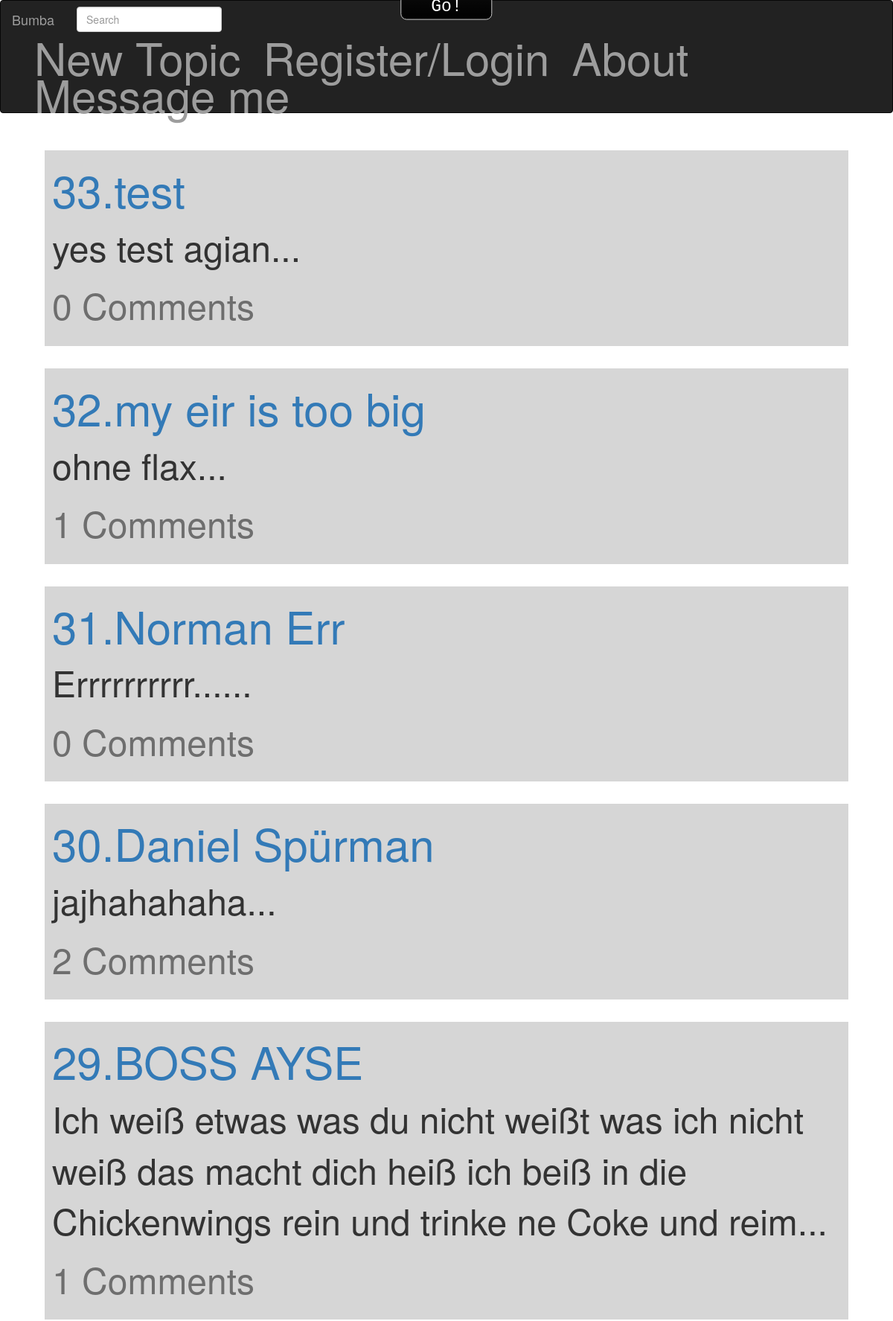
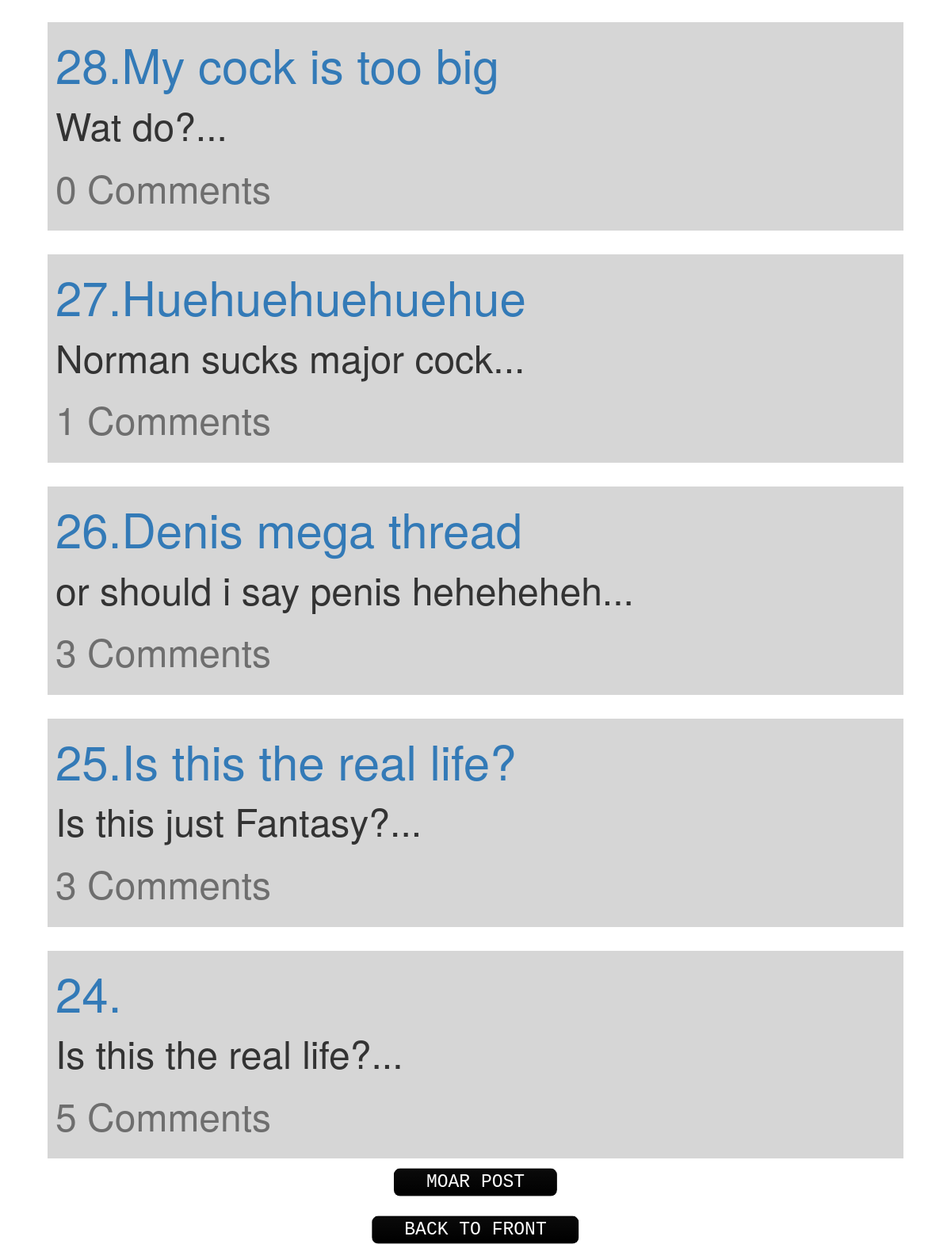
Screenshot of /bumba/index.php with the database file from the repository (2 pictures, top to bottom).
### tables this page shows
CREATE TABLE IF NOT EXISTS `user_post` (
`id` int(11) NOT NULL,
  `title` varchar(30) NOT NULL,
  `body` text NOT NULL,
  `time` timestamp NOT NULL DEFAULT CURRENT_TIMESTAMP ON UPDATE CURRENT_TIMESTAMP
);

### bumba/config/setup.php (called while the page is built, shortened)
<?php
require_once('css.php');
?>

### bumba/index.php (the view, shortened to what this page needs)
<?php require_once('config/setup.php');?>
<!DOCTYPE html>
<html>
	<head>
		<?php include('templates/header.php');?>
	</head>
	<body>
		<div class="container">
			<?php
				if(isset($_GET['number'])){
					$number = $_GET['number'];
					$query = "SELECT * FROM user_post WHERE id<{$number} ORDER BY id DESC LIMIT 10";
				}
				else{
				$query = "SELECT * FROM user_post ORDER BY id DESC LIMIT 10";
				}
				$statement = $db->query($query);
					while($r = $statement->fetch()) {
						$title = $r['title'];
						$body = $r['body'];
						$id = $r['id'];
						$short_body = substr(strip_tags($body), 0, 200);
						$commentcountsql = "SELECT COUNT(original_id) as total FROM post_comment WHERE original_id={$id}";
						$result = $db->prepare($commentcountsql);
						$result->execute();
						$number_of_rows = $result->fetchColumn();
						if(isset($id)){
						echo '<div class="box">';
						echo sprintf('<a href="post.php?id=%s">%s.%s</a><br>',$id,$id, $title);
						echo sprintf('  <p id="subtittle">%s...</p>',$short_body);
						echo sprintf ('<p class="commentamount">%s Comments</p>',$number_of_rows);
						echo '</div>';
						}
					}
			 	if(isset($id)){
						echo sprintf('<a class="btn" href="index.php?number=%s">MOAR POST</a><br>',$id);
						echo sprintf('<br><br><a class="btn" href="index.php">BACK TO FRONT</a>');
						}else{
									echo sprintf('<br><p class="alert">No more posts available</p><br>');
						echo sprintf('<br><br><a class="btn" href="index.php">BACK TO FRONT</a>');
						}
				?>
		</div>
	</body>
</html>

### bumba/config/css.php (shortened to what this page needs)
<link rel="stylesheet" type="text/css" href="/bumba/css/bootstrap.min.css">
<link rel="stylesheet" type="text/css" href="/bumba/css/style.css">

### bumba/templates/header.php (shortened to what this page needs)
<nav class="navbar navbar-inverse">
  <div class="container-fluid">
    <div class="navbar-header">
      <a class="navbar-brand" href="/bumba">Bumba</a>
    </div>
    <div class="collapse navbar-collapse" id="bs-example-navbar-collapse-1">
      <form class="navbar-form navbar-left" role="search">
        <div class="form-group">
          <input type="text" class="form-control" placeholder="Search">
        </div>
        <button type="submit" class="btn btn-default">Go!</button>
      </form>
      <ul class="nav navbar-nav navbar-right">
		<li><a href="post">New Topic</a></li>
		<li><a href="#">Register/Login</a></li>
        <li><a href="#">About</a></li>
        <li><a href="#">Message me</a></li>
      </ul>
    </div>
  </div>
</nav>

### bumba/css/style.css (style rules this page uses)
body { background-color:FFFFFF; }
.box { background-color:D6D6D6; padding:10px; margin:30px; word-wrap: break-word; }
a { font-size:5.0vw; word-wrap: break-word; }
p { font-size: 4.0vw; word-wrap: break-word; }
p.commentamount { color: #6e6e6e; }
.btn { background: #0a0a0a; background-image: -webkit-linear-gradient(top, #0a0a0a, #000000); background-image: -moz-linear-gradient(top, #0a0a0a, #000000); background-image: -ms-linear-gradient(top, #0a0a0a, #000000); background-image: -o-linear-gradient(top, #0a0a0a, #000000); background-image: linear-gradient(to bottom, #0a0a0a, #000000); -webkit-border-radius: 8; -moz-border-radius: 8; border-radius: 8px; font-family: Courier New; color: #ffffff; font-size: 23px; padding: 0px 40px 0px 40px; text-decoration: none; margin: 0; position: absolute; left: 50%; margin-right: -50%; transform: translate(-50%, -50%) }

### rows the page displays
user_post: id "33", title "test", body "yes test agian", number_of_rows "0"
user_post: id "32", title "my eir is too big", body "ohne flax", number_of_rows "1"
user_post: id "31", title "Norman Err", body "Errrrrrrrrr...", number_of_rows "0"
user_post: id "30", title "Daniel Spürman", body "jajhahahaha", number_of_rows "2"
user_post: id "29", title "BOSS AYSE", body "Ich weiß etwas was du nicht weißt was ich nicht weiß das macht dich heiß ich beiß in die Chickenwings rein und trinke ne Coke und reim", number_of_rows "1"
user_post: id "28", title "My cock is too big", body "Wat do?", number_of_rows "0"
user_post: id "27", title "Huehuehuehuehue", body "Norman sucks major cock", number_of_rows "1"
user_post: id "26", title "Denis mega thread", body "or should i say penis heheheheh", number_of_rows "3"
user_post: id "25", title "Is this the real life?", body "Is this just Fantasy?", number_of_rows "3"
user_post: id "24", body "Is this the real life?", number_of_rows "5"
